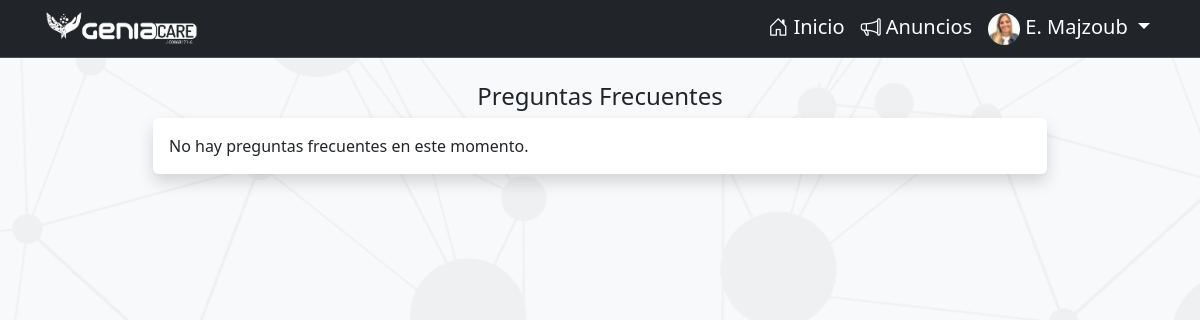
Before: /faq/ (signed in) with the older database file.
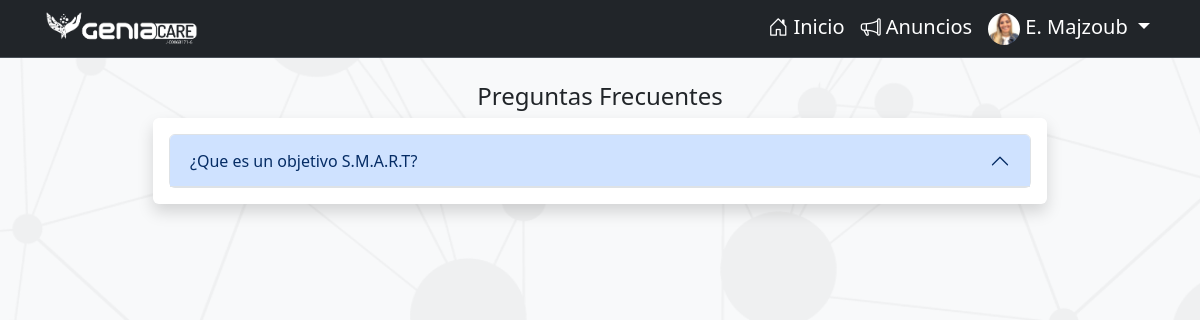
After: the same page with the newer database file.
### performanceGC/models.py (models this page shows, shortened)
class Preguntas_Frecuentes(models.Model):
    pregunta = models.TextField()
    respuesta = models.TextField()

### performanceGC/views.py (the view)
# urls.py: path('faq/', views.Preguntas_Frecuentes_List.as_view(), name='faq'),
class Preguntas_Frecuentes_List(ListView):
    model = Preguntas_Frecuentes
    template_name = 'preguntas_frecuentes.html'
    context_object_name = 'preguntas_frecuentes'

### performanceGC/models.py (called while the page is built)
    def __str__(self):
        return self.nombreText

    def __str__(self):
        return self.nombre + ' ' + self.apellido

    def get_short_name(self):
        return f'{self.nombre[0]}. {self.apellido.split()[0]}'.title()

### performanceGC/templates/preguntas_frecuentes.html (shortened to what this page needs)
{% extends 'main.html' %}
{% block content %}
  <h4 class="text-center mt-4">Preguntas Frecuentes</h4>
  <section class="row justify-content-center">
    <div class="col-md-9">
      <div class="card card-body border-0 shadow">
        <div class="accordion" id="accordionExample">
          {% for pregunta in preguntas_frecuentes %}
            <div class="accordion-item">
              <h3 class="accordion-header"><button class="accordion-button" type="button" data-bs-toggle="collapse" data-bs-target="#collapse{{ forloop.counter }}" aria-expanded="true" aria-controls="collapse{{ forloop.counter }}">{{pregunta.pregunta}}</button></h3>
            </div>
            {% empty %}
            <div>No hay preguntas frecuentes en este momento.</div>
          {% endfor %}
        </div>
      </div>
    </div>
  </section>
{% endblock %}

Changed rows visible on the page:
added Preguntas_Frecuentes: pregunta "¿Que es un objetivo S.M.A.R.T?"
Other visible differences:
text no longer shown: "No hay preguntas frecuentes en este momento."
